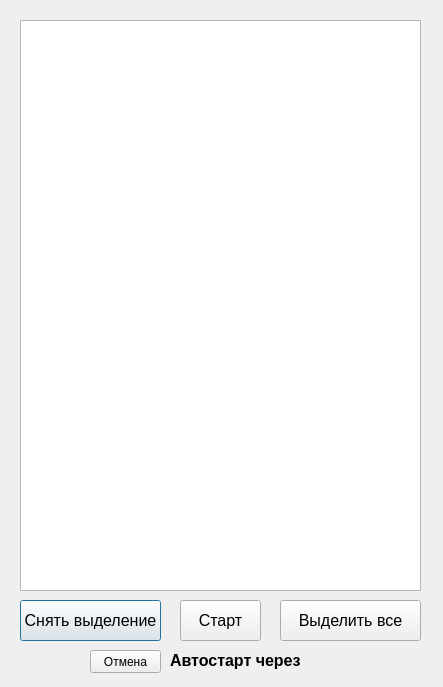
<?xml version="1.0" encoding="UTF-8"?>
<ui version="4.0">
 <class>Dialog</class>
 <widget class="QDialog" name="Dialog">
  <property name="geometry">
   <rect>
    <x>0</x>
    <y>0</y>
    <width>443</width>
    <height>687</height>
   </rect>
  </property>
  <property name="windowTitle">
   <string>Dialog</string>
  </property>
  <widget class="QTableWidget" name="tableWidget">
   <property name="geometry">
    <rect>
     <x>20</x>
     <y>20</y>
     <width>401</width>
     <height>571</height>
    </rect>
   </property>
   <property name="sizePolicy">
    <sizepolicy hsizetype="Expanding" vsizetype="Expanding">
     <horstretch>0</horstretch>
     <verstretch>0</verstretch>
    </sizepolicy>
   </property>
   <property name="editTriggers">
    <set>QAbstractItemView::NoEditTriggers</set>
   </property>
   <property name="alternatingRowColors">
    <bool>true</bool>
   </property>
   <property name="selectionBehavior">
    <enum>QAbstractItemView::SelectItems</enum>
   </property>
   <property name="textElideMode">
    <enum>Qt::ElideRight</enum>
   </property>
   <attribute name="horizontalHeaderDefaultSectionSize">
    <number>115</number>
   </attribute>
   <attribute name="horizontalHeaderHighlightSections">
    <bool>true</bool>
   </attribute>
  </widget>
  <widget class="QPushButton" name="pushButton">
   <property name="geometry">
    <rect>
     <x>20</x>
     <y>600</y>
     <width>141</width>
     <height>41</height>
    </rect>
   </property>
   <property name="font">
    <font>
     <pointsize>12</pointsize>
    </font>
   </property>
   <property name="text">
    <string>Снять выделение</string>
   </property>
  </widget>
  <widget class="QPushButton" name="pushButton_2">
   <property name="geometry">
    <rect>
     <x>280</x>
     <y>600</y>
     <width>141</width>
     <height>41</height>
    </rect>
   </property>
   <property name="font">
    <font>
     <pointsize>12</pointsize>
    </font>
   </property>
   <property name="text">
    <string>Выделить все</string>
   </property>
  </widget>
  <widget class="QPushButton" name="pushButton_3">
   <property name="geometry">
    <rect>
     <x>180</x>
     <y>600</y>
     <width>81</width>
     <height>41</height>
    </rect>
   </property>
   <property name="font">
    <font>
     <pointsize>12</pointsize>
    </font>
   </property>
   <property name="text">
    <string>Старт</string>
   </property>
  </widget>
  <widget class="QLabel" name="label">
   <property name="enabled">
    <bool>true</bool>
   </property>
   <property name="geometry">
    <rect>
     <x>170</x>
     <y>650</y>
     <width>181</width>
     <height>21</height>
    </rect>
   </property>
   <property name="font">
    <font>
     <pointsize>12</pointsize>
     <weight>75</weight>
     <bold>true</bold>
    </font>
   </property>
   <property name="text">
    <string>Автостарт через</string>
   </property>
  </widget>
  <widget class="QPushButton" name="pushButton_4">
   <property name="geometry">
    <rect>
     <x>90</x>
     <y>650</y>
     <width>71</width>
     <height>23</height>
    </rect>
   </property>
   <property name="font">
    <font>
     <pointsize>9</pointsize>
    </font>
   </property>
   <property name="text">
    <string>Отмена</string>
   </property>
  </widget>
 </widget>
 <resources/>
 <connections/>
</ui>
